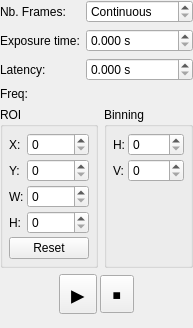
<?xml version="1.0" encoding="UTF-8"?>
<ui version="4.0">
 <class>panel</class>
 <widget class="QWidget" name="panel">
  <property name="geometry">
   <rect>
    <x>0</x>
    <y>0</y>
    <width>193</width>
    <height>328</height>
   </rect>
  </property>
  <property name="windowTitle">
   <string>Camera Panel</string>
  </property>
  <layout class="QFormLayout" name="formLayout">
   <property name="leftMargin">
    <number>0</number>
   </property>
   <property name="topMargin">
    <number>0</number>
   </property>
   <property name="rightMargin">
    <number>0</number>
   </property>
   <property name="bottomMargin">
    <number>0</number>
   </property>
   <item row="0" column="0">
    <widget class="QLabel" name="nb_frames_label">
     <property name="text">
      <string>Nb. Frames:</string>
     </property>
    </widget>
   </item>
   <item row="0" column="1">
    <widget class="QSpinBox" name="nb_frames">
     <property name="specialValueText">
      <string>Continuous</string>
     </property>
     <property name="maximum">
      <number>9999</number>
     </property>
     <property name="value">
      <number>0</number>
     </property>
    </widget>
   </item>
   <item row="1" column="0">
    <widget class="QLabel" name="exposure_time_label">
     <property name="text">
      <string>Exposure time:</string>
     </property>
    </widget>
   </item>
   <item row="1" column="1">
    <widget class="QDoubleSpinBox" name="exposure_time">
     <property name="suffix">
      <string> s</string>
     </property>
     <property name="decimals">
      <number>3</number>
     </property>
     <property name="maximum">
      <double>999.990000000000009</double>
     </property>
     <property name="singleStep">
      <double>0.010000000000000</double>
     </property>
    </widget>
   </item>
   <item row="2" column="0">
    <widget class="QLabel" name="latency_label">
     <property name="text">
      <string>Latency:</string>
     </property>
    </widget>
   </item>
   <item row="2" column="1">
    <widget class="QDoubleSpinBox" name="latency">
     <property name="suffix">
      <string> s</string>
     </property>
     <property name="decimals">
      <number>3</number>
     </property>
     <property name="singleStep">
      <double>0.010000000000000</double>
     </property>
    </widget>
   </item>
   <item row="3" column="0">
    <widget class="QLabel" name="freq_label">
     <property name="text">
      <string>Freq:</string>
     </property>
    </widget>
   </item>
   <item row="3" column="1">
    <widget class="QLabel" name="freq_value"/>
   </item>
   <item row="4" column="0" colspan="2">
    <layout class="QHBoxLayout" name="horizontalLayout_2">
     <item>
      <widget class="QGroupBox" name="groupBox">
       <property name="title">
        <string>ROI</string>
       </property>
       <layout class="QFormLayout" name="formLayout_2">
        <property name="horizontalSpacing">
         <number>3</number>
        </property>
        <property name="verticalSpacing">
         <number>3</number>
        </property>
        <property name="leftMargin">
         <number>6</number>
        </property>
        <property name="topMargin">
         <number>6</number>
        </property>
        <property name="rightMargin">
         <number>6</number>
        </property>
        <property name="bottomMargin">
         <number>6</number>
        </property>
        <item row="0" column="0">
         <widget class="QLabel" name="label">
          <property name="text">
           <string>X:</string>
          </property>
         </widget>
        </item>
        <item row="0" column="1">
         <widget class="QSpinBox" name="x_spin">
          <property name="maximum">
           <number>9999</number>
          </property>
         </widget>
        </item>
        <item row="1" column="0">
         <widget class="QLabel" name="label_2">
          <property name="text">
           <string>Y:</string>
          </property>
         </widget>
        </item>
        <item row="1" column="1">
         <widget class="QSpinBox" name="y_spin">
          <property name="maximum">
           <number>9999</number>
          </property>
         </widget>
        </item>
        <item row="2" column="0">
         <widget class="QLabel" name="label_3">
          <property name="text">
           <string>W:</string>
          </property>
         </widget>
        </item>
        <item row="2" column="1">
         <widget class="QSpinBox" name="w_spin">
          <property name="maximum">
           <number>9999</number>
          </property>
         </widget>
        </item>
        <item row="3" column="0">
         <widget class="QLabel" name="label_4">
          <property name="text">
           <string>H:</string>
          </property>
         </widget>
        </item>
        <item row="3" column="1">
         <widget class="QSpinBox" name="h_spin">
          <property name="maximum">
           <number>9999</number>
          </property>
         </widget>
        </item>
        <item row="4" column="0" colspan="2">
         <widget class="QPushButton" name="reset_roi_button">
          <property name="text">
           <string>Reset</string>
          </property>
         </widget>
        </item>
       </layout>
      </widget>
     </item>
     <item>
      <widget class="QGroupBox" name="groupBox_2">
       <property name="title">
        <string>Binning</string>
       </property>
       <layout class="QFormLayout" name="formLayout_3">
        <property name="horizontalSpacing">
         <number>3</number>
        </property>
        <property name="verticalSpacing">
         <number>3</number>
        </property>
        <property name="leftMargin">
         <number>6</number>
        </property>
        <property name="topMargin">
         <number>6</number>
        </property>
        <property name="rightMargin">
         <number>6</number>
        </property>
        <property name="bottomMargin">
         <number>6</number>
        </property>
        <item row="0" column="0">
         <widget class="QLabel" name="label_5">
          <property name="text">
           <string>H:</string>
          </property>
         </widget>
        </item>
        <item row="0" column="1">
         <widget class="QSpinBox" name="h_bin_spin">
          <property name="maximum">
           <number>99</number>
          </property>
         </widget>
        </item>
        <item row="1" column="0">
         <widget class="QLabel" name="label_6">
          <property name="text">
           <string>V:</string>
          </property>
         </widget>
        </item>
        <item row="1" column="1">
         <widget class="QSpinBox" name="v_bin_spin">
          <property name="maximum">
           <number>99</number>
          </property>
         </widget>
        </item>
       </layout>
      </widget>
     </item>
    </layout>
   </item>
   <item row="5" column="0" colspan="2">
    <layout class="QHBoxLayout" name="horizontalLayout">
     <property name="spacing">
      <number>3</number>
     </property>
     <item>
      <spacer name="horizontalSpacer">
       <property name="orientation">
        <enum>Qt::Horizontal</enum>
       </property>
       <property name="sizeHint" stdset="0">
        <size>
         <width>40</width>
         <height>20</height>
        </size>
       </property>
      </spacer>
     </item>
     <item>
      <widget class="QToolButton" name="start_button">
       <property name="font">
        <font>
         <pointsize>20</pointsize>
        </font>
       </property>
       <property name="text">
        <string>▸</string>
       </property>
      </widget>
     </item>
     <item>
      <widget class="QToolButton" name="stop_button">
       <property name="font">
        <font>
         <pointsize>20</pointsize>
        </font>
       </property>
       <property name="styleSheet">
        <string notr="true"/>
       </property>
       <property name="text">
        <string>▪</string>
       </property>
      </widget>
     </item>
     <item>
      <spacer name="horizontalSpacer_2">
       <property name="orientation">
        <enum>Qt::Horizontal</enum>
       </property>
       <property name="sizeHint" stdset="0">
        <size>
         <width>40</width>
         <height>20</height>
        </size>
       </property>
      </spacer>
     </item>
    </layout>
   </item>
  </layout>
 </widget>
 <resources/>
 <connections>
  <connection>
   <sender>exposure_time</sender>
   <signal>valueChanged(double)</signal>
   <receiver>panel</receiver>
   <slot>on_update_freq(double)</slot>
   <hints>
    <hint type="sourcelabel">
     <x>166</x>
     <y>77</y>
    </hint>
    <hint type="destinationlabel">
     <x>312</x>
     <y>-52</y>
    </hint>
   </hints>
  </connection>
  <connection>
   <sender>latency</sender>
   <signal>valueChanged(double)</signal>
   <receiver>panel</receiver>
   <slot>on_update_freq(double)</slot>
   <hints>
    <hint type="sourcelabel">
     <x>176</x>
     <y>108</y>
    </hint>
    <hint type="destinationlabel">
     <x>269</x>
     <y>-14</y>
    </hint>
   </hints>
  </connection>
  <connection>
   <sender>reset_roi_button</sender>
   <signal>clicked()</signal>
   <receiver>panel</receiver>
   <slot>on_reset_roi()</slot>
   <hints>
    <hint type="sourcelabel">
     <x>32</x>
     <y>297</y>
    </hint>
    <hint type="destinationlabel">
     <x>-24</x>
     <y>357</y>
    </hint>
   </hints>
  </connection>
 </connections>
 <slots>
  <slot>on_update_freq(double)</slot>
  <slot>on_reset_roi()</slot>
  <slot>on_start()</slot>
  <slot>on_stop()</slot>
 </slots>
</ui>
